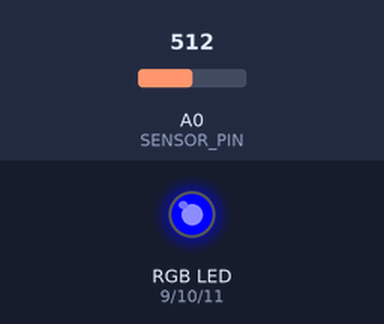
A sketch run on a simulated Arduino Uno, built with avr-gcc and run on an emulated ATmega328P. Parts: an RGB LED mixed from three pins (HIGH = lit). The test bench sets the inputs (shaded band); at power-on: A0 (SENSOR_PIN) = 512.

Above: at 1.2 s.
1.3 s: A0 (SENSOR_PIN) set to 716
At 1.6 s:
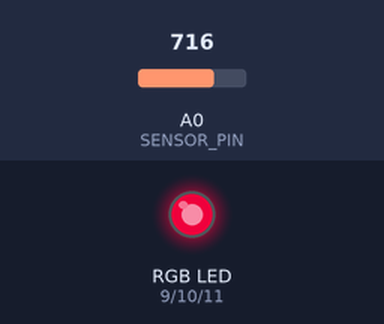
2.8 s: A0 (SENSOR_PIN) set to 778
At 4.0 s:
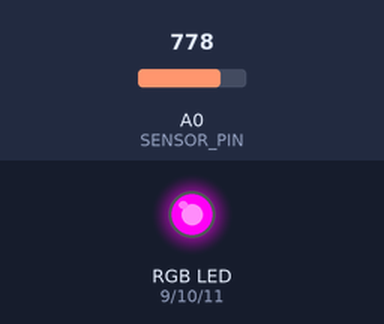
4.3 s: A0 (SENSOR_PIN) set to 900
At 5.1 s:
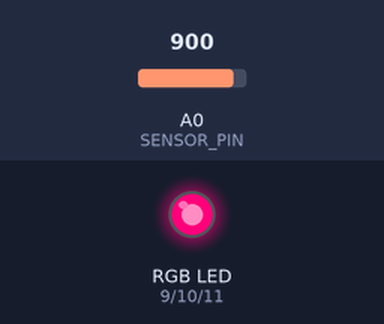
5.8 s: A0 (SENSOR_PIN) set to 1023
At 6.2 s:
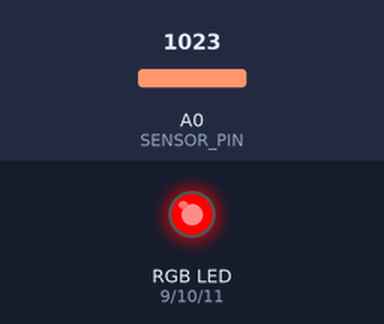
7.3 s: A0 (SENSOR_PIN) set to 511
At 8.5 s:
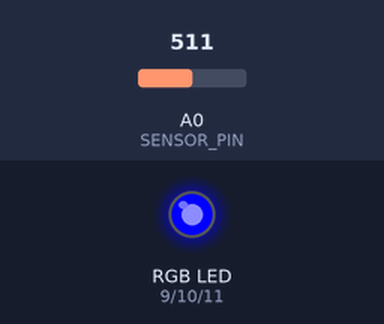
8.8 s: A0 (SENSOR_PIN) set to 0
At 9.7 s:
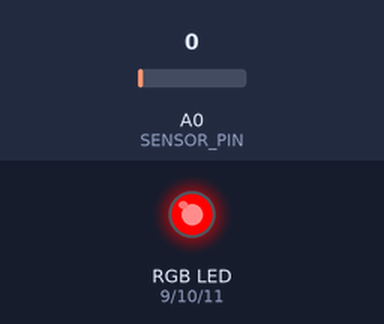
Timing chart, 0 to 11.3 s (numbered marks = the images above; inputs shaded):
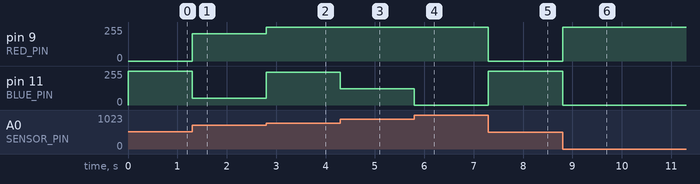

Measured:
- after the input at 1.3 s, pin 9 (RED_PIN): 0/255 → 204/255 at once; pin 11 (BLUE_PIN): 255/255 → 51/255 at once
- after the input at 2.8 s, pin 9 (RED_PIN): 204/255 → 255/255 at once; pin 11 (BLUE_PIN): 51/255 → 245/255 at once
- after the input at 4.3 s, pin 11 (BLUE_PIN): 245/255 → 123/255 at once
- after the input at 5.8 s, pin 11 (BLUE_PIN): 123/255 → 0/255 at once
- after the input at 7.3 s, pin 9 (RED_PIN): 255/255 → 0/255 at once; pin 11 (BLUE_PIN): 0/255 → 255/255 at once
- after the input at 8.8 s, pin 9 (RED_PIN): 0/255 → 255/255 at once; pin 11 (BLUE_PIN): 255/255 → 0/255 at once

The sketch:

Circuit_03.ino
```cpp
/*
SparkFun Inventor's Kit
Example sketch 03

RGB LED

  Make an RGB LED display a rainbow of colors!

Hardware connections:

  An RGB LED is actually three LEDs (red, green, and blue) in
  one package. When you run them at different brightnesses,
  the red, green and blue mix to form new colors.

  Starting at the flattened edge of the flange on the LED,
  the pins are ordered RED, COMMON, GREEN, BLUE.

  Connect RED to a 330 Ohm resistor. Connect the other end
  of the resistor to Arduino digital pin 9.

  Connect COMMON pin to GND.

  Connect GREEN to a 330 Ohm resistor. Connect the other end
  of the resistor to Arduino digital pin 10.

  Connect BLUE to a 330 Ohm resistor. Connect the other end
  of the resistor to Arduino digital pin 11.

This sketch was written by SparkFun Electronics,
with lots of help from the Arduino community.
Visit http://learn.sparkfun.com/products/2 for SIK information.
Visit http://www.arduino.cc to learn about the Arduino.

Version 2.0 6/2012 MDG
*/


// First we'll define the pins by name to make the sketch
// easier to follow.

// Here's a new trick: putting the word "const" in front of a
// variable indicates that this is a "constant" value that will
// never change. (You don't have to do this, but if you do, the
// Arduino will give you a friendly warning if you accidentally
// try to change the value, so it's considered good form.)

const int RED_PIN = 9;
const int GREEN_PIN = 10;
const int BLUE_PIN = 11;
const int SENSOR_PIN = 0;

// This variable controls how fast we loop through the colors.
// (Try changing this to make the fading faster or slower.)

int DISPLAY_TIME = 100;  // In milliseconds


void setup()
{
  // Here we'll configure the Arduino pins we're using to
  // drive the LED to be outputs:

  pinMode(RED_PIN, OUTPUT);
  pinMode(GREEN_PIN, OUTPUT);
  pinMode(BLUE_PIN, OUTPUT);
}


void loop()
{
  // In this sketch, we'll start writing our own functions.
  // This makes the sketch easier to follow by dividing up
  // the sketch into sections, and not having everything in
  // setup() or loop().

  // We'll show you two ways to run the RGB LED.

  // The first way is to turn the individual LEDs (red, blue,
  // and green) on and off in various combinations. This gives you
  // a total of eight colors (if you count "black" as a color).

  // We've written a function called mainColors() that steps
  // through all eight of these colors. We're only "calling" the
  // function here (telling it to run). The actual function code
  // is further down in the sketch.

  // The above function turns the individual LEDs full-on and
  // full-off. If you want to generate more than eight colors,
  // you can do so by varying the brightness of the individual
  // LEDs between full-on and full-off.

  // The analogWrite() function lets us do this. This function
  // lets you dim a LED from full-off to full-on over 255 steps.

  // We've written a function called showSpectrum() that smoothly
  // steps through all the colors. Again we're just calling it
  // here; the actual code is further down in this sketch.

  int sensorValue;
  int modified_sensorvalue;
  sensorValue = analogRead(SENSOR_PIN);
  modified_sensorvalue = (int) sensorValue/(1023/768);

  showRGB(modified_sensorvalue);
}


// Here's the mainColors() function we've written.

// This function displays the eight "main" colors that the RGB LED
// can produce. If you'd like to use one of these colors in your
// own sketch, you cancopy and paste that section into your code.

void mainColors()
{
  // Off (all LEDs off):

  digitalWrite(RED_PIN, LOW);
  digitalWrite(GREEN_PIN, LOW);
  digitalWrite(BLUE_PIN, LOW);

  delay(1000);

  // Red (turn just the red LED on):

  digitalWrite(RED_PIN, HIGH);
  digitalWrite(GREEN_PIN, LOW);
  digitalWrite(BLUE_PIN, LOW);

  delay(1000);

  // Green (turn just the green LED on):

  digitalWrite(RED_PIN, LOW);
  digitalWrite(GREEN_PIN, HIGH);
  digitalWrite(BLUE_PIN, LOW);

  delay(1000);

  // Blue (turn just the blue LED on):

  digitalWrite(RED_PIN, LOW);
  digitalWrite(GREEN_PIN, LOW);
  digitalWrite(BLUE_PIN, HIGH);

  delay(1000);

  // Yellow (turn red and green on):

  digitalWrite(RED_PIN, HIGH);
  digitalWrite(GREEN_PIN, HIGH);
  digitalWrite(BLUE_PIN, LOW);

  delay(1000);

  // Cyan (turn green and blue on):

  digitalWrite(RED_PIN, LOW);
  digitalWrite(GREEN_PIN, HIGH);
  digitalWrite(BLUE_PIN, HIGH);

  delay(1000);

  // Purple (turn red and blue on):

  digitalWrite(RED_PIN, HIGH);
  digitalWrite(GREEN_PIN, LOW);
  digitalWrite(BLUE_PIN, HIGH);

  delay(1000);

  // White (turn all the LEDs on):

  digitalWrite(RED_PIN, HIGH);
  digitalWrite(GREEN_PIN, HIGH);
  digitalWrite(BLUE_PIN, HIGH);

  delay(1000);
}


// Below are two more functions we've written,
// showSpectrum() and showRGB().

// showRGB() displays a single color on the RGB LED.
// You call showRGB() with the number of a color you want
// to display.

// showSpectrum() steps through all the colors of the RGB LED,
// displaying a rainbow. showSpectrum() actually calls showRGB()
// over and over to do this.

// We'll often break tasks down into individual functions like
// this, which makes your sketches easier to follow, and once
// you have a handy function, you can reuse it in your other
// programs.


// showSpectrum()

// This function steps through all the colors of the RGB LED.
// It does this by stepping a variable from 0 to 768 (the total
// number of colors), and repeatedly calling showRGB() to display
// the individual colors.

// In this function, we're using a "for() loop" to step a variable
// from one value to another, and perform a set of instructions
// for each step. For() loops are a very handy way to get numbers
// to count up or down.

// Every for() loop has three statements separated by semicolons:

//   1. Something to do before starting

//   2. A test to perform; as long as it's true,
//      it will keep looping

//   3. Something to do after each loop (usually
//      increase a variable)

// For the for() loop below, these are the three statements:

//   1. x = 0;     Before starting, make x = 0.

//   2. x < 768;   While x is less than 768, run the
//                 following code.

//   3. x++        Putting "++" after a variable means
//                 "add one to it". (You can also use "x = x + 1")

// Every time you go through the loop, the statements following
// the loop (those within the brackets) will run.

// And when the test in statement 2 is finally false, the sketch
// will continue.


void showSpectrum()
{
  int x;  // define an integer variable called "x"

  // Now we'll use a for() loop to make x count from 0 to 767
  // (Note that there's no semicolon after this line!
  // That's because the for() loop will repeat the next
  // "statement", which in this case is everything within
  // the following brackets {} )

  for (x = 0; x < 768; x++)

  // Each time we loop (with a new value of x), do the following:

  {
    showRGB(x);  // Call RGBspectrum() with our new x
    delay(10);   // Delay for 10 ms (1/100th of a second)
  }
}


// showRGB()

// This function translates a number between 0 and 767 into a
// specific color on the RGB LED. If you have this number count
// through the whole range (0 to 767), the LED will smoothly
// change color through the entire spectrum.

// The "base" numbers are:
// 0   = pure red
// 255 = pure green
// 511 = pure blue
// 767 = pure red (again)

// Numbers between the above colors will create blends. For
// example, 640 is midway between 512 (pure blue) and 767
// (pure red). It will give you a 50/50 mix of blue and red,
// resulting in purple.

// If you count up from 0 to 767 and pass that number to this
// function, the LED will smoothly fade between all the colors.
// (Because it starts and ends on pure red, you can start over
// at 0 without any break in the spectrum).


void showRGB(int color)
{
  int redIntensity;
  int greenIntensity;
  int blueIntensity;

  // Here we'll use an "if / else" statement to determine which
  // of the three (R,G,B) zones x falls into. Each of these zones
  // spans 255 because analogWrite() wants a number from 0 to 255.

  // In each of these zones, we'll calculate the brightness
  // for each of the red, green, and blue LEDs within the RGB LED.

  if (color <= 255)          // zone 1
  {
    redIntensity = 255 - color;    // red goes from on to off
    greenIntensity = color;        // green goes from off to on
    blueIntensity = 0;             // blue is always off
  }
  else if (color <= 511)     // zone 2
  {
    redIntensity = 0;                     // red is always off
    greenIntensity = 255 - (color - 256); // green on to off
    blueIntensity = (color - 256);        // blue off to on
  }
  else // color >= 512       // zone 3
  {
    redIntensity = (color - 512);         // red off to on
    greenIntensity = 0;                   // green is always off
    blueIntensity = 255 - (color - 512);  // blue on to off
  }

  // Now that the brightness values have been set, command the LED
  // to those values

  analogWrite(RED_PIN, redIntensity);
  analogWrite(BLUE_PIN, blueIntensity);
  analogWrite(GREEN_PIN, greenIntensity);
}
```
